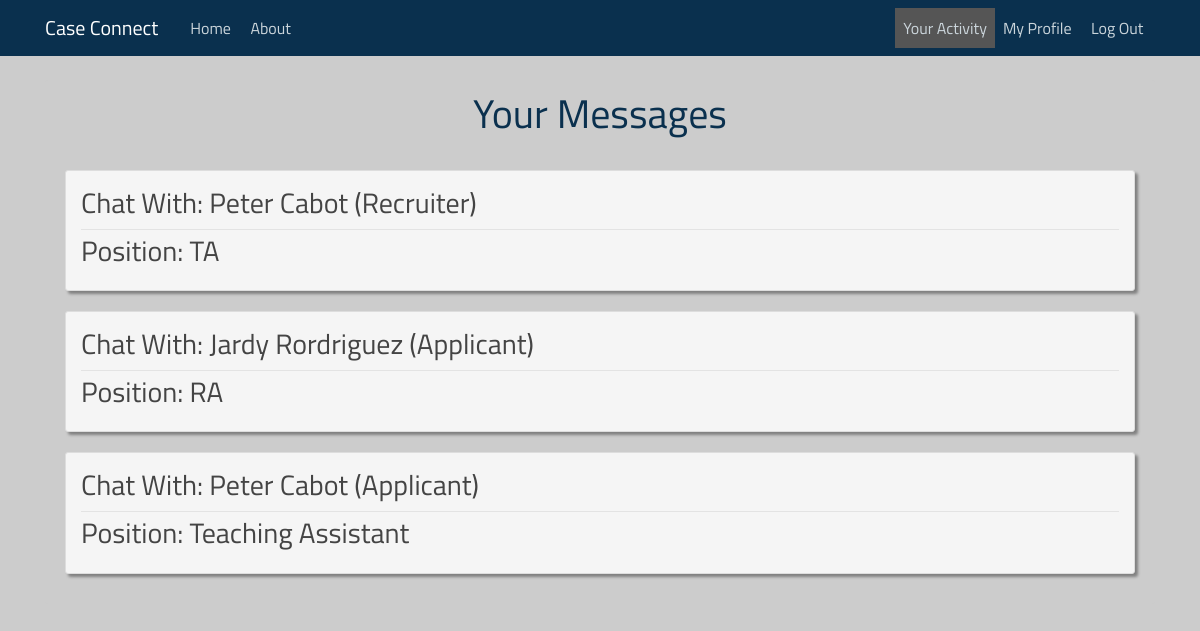
Before: /chats/ (signed in) with the older database file.
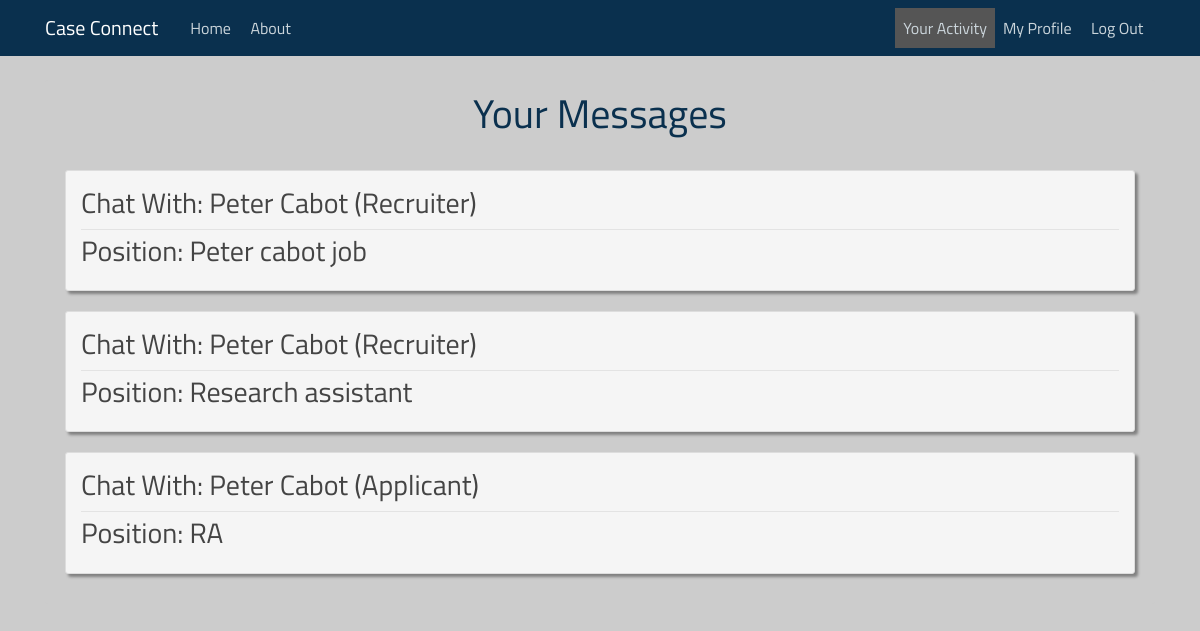
After: the same page with the newer database file.
### case_connecting/models.py (models this page shows, shortened)
class Chat(models.Model):
    sender = models.ForeignKey(User, on_delete=models.CASCADE)
    message = models.TextField()
    app = models.ForeignKey(Application, on_delete=models.CASCADE, default=None)
    date_sent = models.DateTimeField(default=timezone.now)

class Application(models.Model):
    applicant = models.ForeignKey(User, on_delete=models.CASCADE)
    message = models.TextField()
    post = models.ForeignKey(Post, on_delete=models.CASCADE)
    date_applied = models.DateTimeField(default=timezone.now)

class Post(models.Model):
    recruiter = models.ForeignKey(User, on_delete=models.CASCADE)
    position = models.CharField(max_length=200)
    knowledge = models.CharField(max_length=200)
    content = models.TextField()
    pay = models.CharField(max_length=200)
    date_posted = models.DateTimeField(default=timezone.now)

### case_connecting/views.py (the view)
class ChatListView(LoginRequiredMixin, ListView):
    model = Chat
    context_object_name = 'chats'
    paginate_by = 10
    def get_queryset(self):
        request_user = self.request.user
        chats = Chat.objects.filter(Q(app__applicant=request_user) |
                                    Q(app__post__recruiter=request_user)).order_by('-date_sent')
        combos = []
        chat_ids = []
        for chat in chats:
            applicant = chat.app.applicant
            post_id = chat.app.post.id
            combo = str(applicant)+str(post_id)
            if combo not in combos:
                combos.append(combo)
                chat_ids.append(chat.id)
        filteredChats = []
        for chat_id in chat_ids:
            chat = Chat.objects.get(id=chat_id)
            filteredChats.append(chat)
        return filteredChats

### templates/case_connecting/chat_list_view.html (shortened to what this page needs)
{% extends "case_connecting/base.html" %}
{% load static %}
{% block content %}
<head>
    <link rel="stylesheet" type="text/css" href="{% static 'case_connecting/activity.css' %}">
</head>
    <div class="content-section" id="posting-list">
        <div>
            <h1>Your Messages</h1>
            <br>
        </div>
        {% if user.is_authenticated %}
                {% for chat in chats %}
                    {% if not user == chat.app.post.recruiter %}
                        <article id="post" class="media content-section">
                          <div class="media-body">
                              <div class="article-metadata">
                                  <a class="article-title" href="{% url 'case_connecting-chat' chat.id%}"><h3>Chat With: {{ chat.app.post.recruiter.get_full_name }} (Recruiter)</h3></a>
                              </div>
                              <a class="article-title" href="{% url 'post-detail' chat.app.post.id %}"><h3>Position: {{ chat.app.post.position }}</h3></a>
                          </div>
                        </article>
                    {% endif %}
                {% endfor %}
                {% for chat in chats %}
                    {% if not user == chat.app.applicant %}
                        <article id="post" class="media content-section">
                          <div class="media-body">
                              <div class="article-metadata">
                                  <a class="article-title" href="{% url 'case_connecting-chat' chat.id %}"><h3>Chat With: {{ chat.app.applicant.get_full_name }} (Applicant)</h3></a>
                              </div>
                              <a class="article-title" href="{% url 'post-detail' chat.app.post.id %}"><h3>Position: {{ chat.app.post.position }}</h3></a>
                          </div>
                        </article>
                    {% endif %}
                {% endfor %}
        {% endif %}
    </div>
{% endblock %}

Changed rows visible on the page:
removed Chat: app.post.recruiter.get_full_name "Peter Cabot", app.post.position "TA", shown under "Your Messages"
removed Chat: app.applicant.get_full_name "Jardy Rordriguez", app.post.position "RA"
removed Chat: app.applicant.get_full_name "Peter Cabot", app.post.position "Teaching Assistant"
added Chat: app.post.recruiter.get_full_name "Peter Cabot", app.post.position "Peter cabot job", shown under "Your Messages"
added Chat: app.post.recruiter.get_full_name "Peter Cabot", app.post.position "Research assistant", shown under "Your Messages"
added Chat: app.applicant.get_full_name "Peter Cabot", app.post.position "RA"
